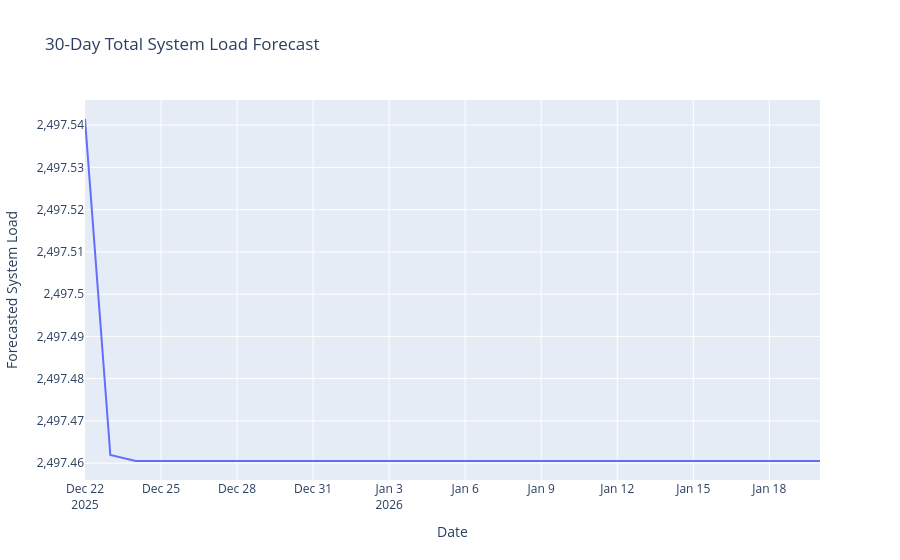

Notebook code cell kept with this figure:
### Code cell
fig = px.line(
    future_df,
    x="Date",
    y="Forecasted System Load",
    title="30-Day Total System Load Forecast"
)

fig.show()
